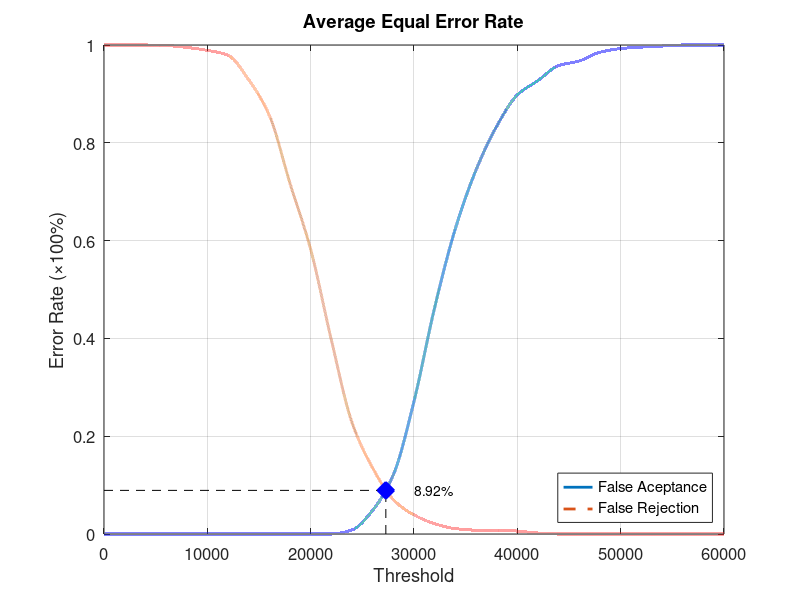
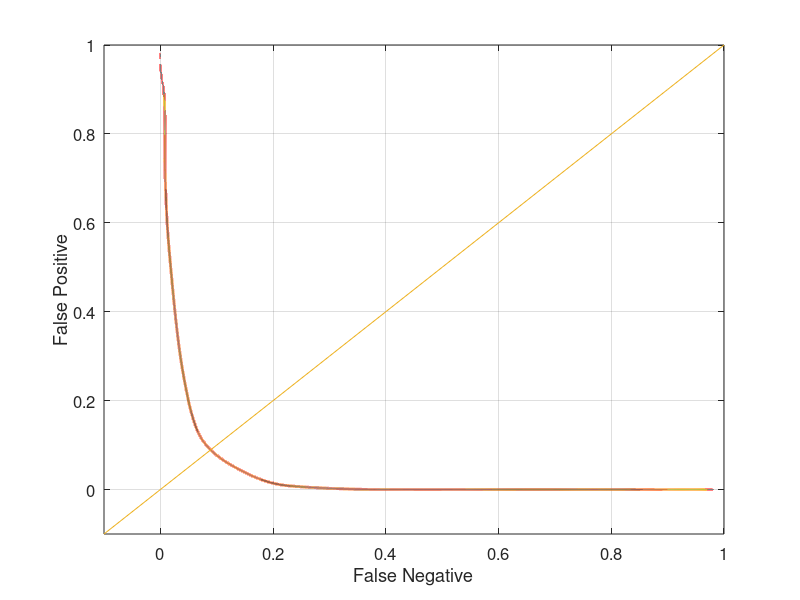

Write MATLAB code to recreate these figures, in order.
function yEER = Database2Average
close all;
clear;
clc;
x = 0:2000:60000;
xq = 0:0.5:60000;

y0 = [0 0 0 0 0 0 0 0 0 0 0 0 0.00842105 0.0484211 0.121053 0.271579 0.463158 0.62421 0.744211 0.833684 0.897895 0.927368 0.957895 0.967368 0.985263 0.992632 0.99579 0.997895 1 1 1];
yy0 = interp1(x, y0, xq, 'pchip');
y1 = [1 1 1 0.999 0.995 0.989 0.979 0.929 0.856 0.717 0.582 0.397 0.228 0.135 0.07 0.039 0.021 0.011 0.008 0.008 0.006 0.002 0 0 0 0 0 0 0 0 0];
yy1 = interp1(x, y1, xq, 'pchip');

% Calculating EER: 
y2 = abs(y0 - y1);
find(y2 == min(y2))
yy2 = abs(yy0 - yy1);
xEER = find(yy2 == min(yy2));
xEERIndex = xq(xEER) % X-axis EER
yEER = yy0(xEER) % Y-axis EER

main = figure
plot(xq, yy0,'-','LineWidth', 2);	hold on
plot(xq, yy1,'--','LineWidth', 2);	hold on
plot([xEERIndex xEERIndex], [0 yEER], 'k--');	hold on
plot([0 xEERIndex], [yEER yEER], 'k--');	hold on
plot(xEERIndex, yEER, 'bx', 'LineWidth', 10);	hold on
text(xEERIndex + 10 * xEERIndex / 100, yEER, [num2str(round((10000 * yEER)) / 100) '%'])
legend('False Aceptance', 'False Rejection', 'Location', 'SouthEast')
xlabel('Threshold')
ylabel('Error Rate (\times100%)')
title('Average Equal Error Rate')
set(gca, 'FontSize', 12)
axis([0 60000 0 1])
grid on

print(main, 'Database2AverageMain', '-dpng');
FNRxFPR = figure('Color', [1 1 1]);
plot(yy1, yy0, '-', yy1, yy0, 'LineWidth', 2);
hold on
y = -0.1:0.1:1
plot(y, y); 
set(gca, 'FontSize', 12)
xlabel('False Negative')
ylabel('False Positive')
axis([-0.1 1 -0.1 1])
set(gca, 'FontSize', 12)
grid on

print(FNRxFPR, 'Database2AverageFNRxFPR','-dpng');
end
